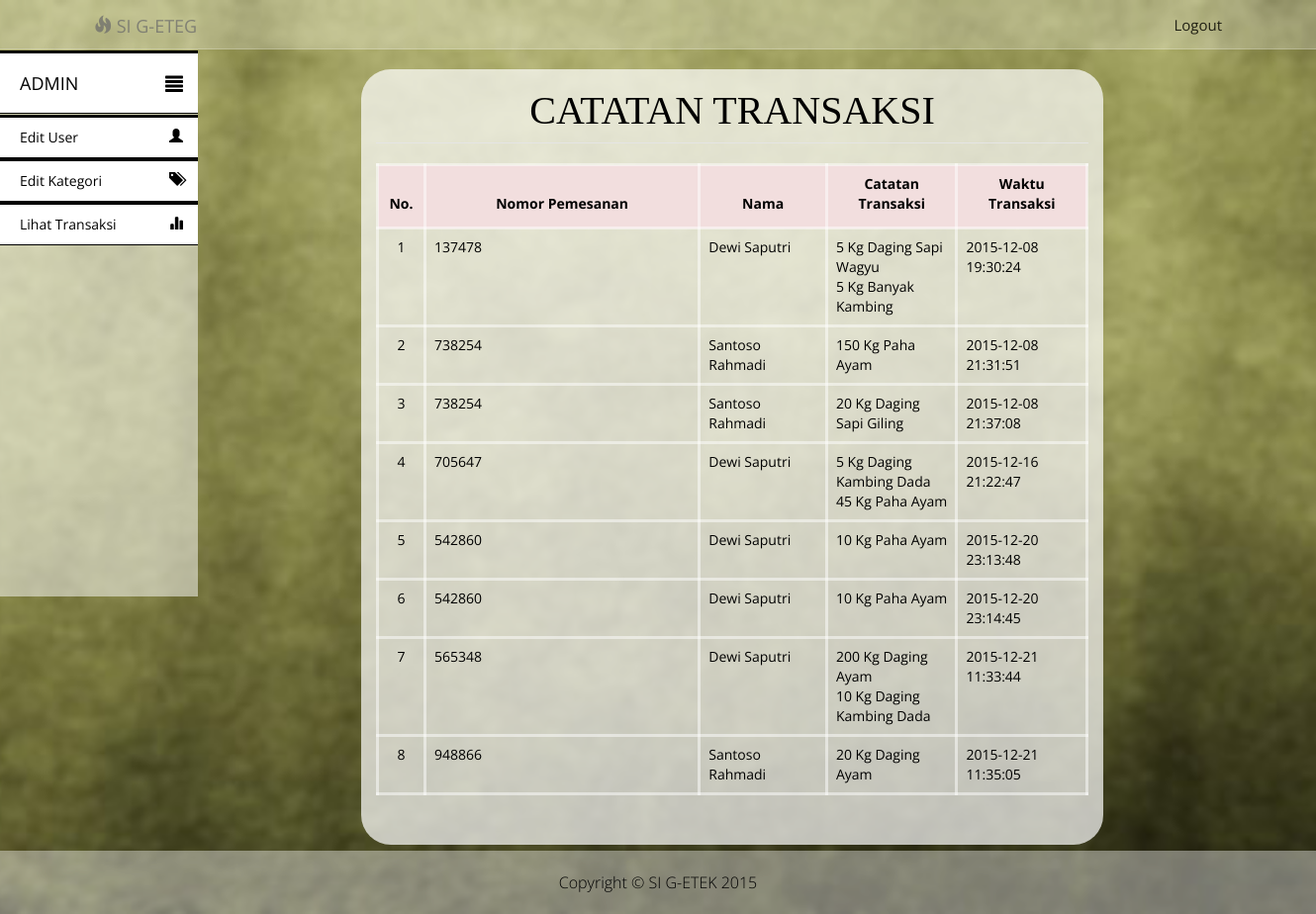
/lihattrans.php, run on the app's committed database.
### tables this page shows
CREATE TABLE IF NOT EXISTS `catatan_transaksi` (
  `id_transaksi` int(11) NOT NULL AUTO_INCREMENT,
  `nomor_pemesanan` int(6) NOT NULL,
  `nama` varchar(45) NOT NULL,
  `jenis_pembeli` varchar(7) NOT NULL,
  `catatan_transaksi` varchar(255) NOT NULL,
  `dikirim_tanggal` date NOT NULL,
  `waktu_transaksi` datetime NOT NULL,
  PRIMARY KEY (`id_transaksi`)
);

### lihattrans.php (the view, shortened to what this page needs)
<!DOCTYPE html>
<html lang="en">
<head>
    <link href="css/bootstrap.min.css" rel="stylesheet">
    <link href="css/admin.css" rel="stylesheet">
    <link href="font-awesome/css/font-awesome.min.css" rel="stylesheet" type="text/css">
</head>
<body>
    <nav id="siteNav" class="navbar navbar-default navbar-fixed-top" role="navigation">
        <div class="container">
            <a class="navbar-brand" href="Admin.php">
                <span class="glyphicon glyphicon-fire"></span>
                SI G-ETEG
            </a>
            <div class=" navbar-collapse" id="navbar">
                <ul class="nav navbar-nav navbar-right">
                    <li>
                        <a href="logout.php" style="float:right;">Logout</a>
                    </li>
                </ul>
            </div>
        </div>
    </nav>
    <div id="wrapper" class="active">
        <div id="sidebar-wrapper">
            <ul id="sidebar_menu" class="sidebar-nav">
                <li class="sidebar-brand"><a id="menu-toggle" href="Admin.php">ADMIN<span style="margin-right:-50px;" id="main_icon" class="glyphicon glyphicon-align-justify"></span></a></li>
            </ul>
            <ul class="sidebar-nav" id="sidebar">
                <li><a href="admin.php">Edit User<span style="margin-right:-50px;"  class="sub_icon glyphicon glyphicon-user"></span></a></li>
                <li><a href="kategori.php">Edit Kategori<span style="margin-right:-50px;"  class="sub_icon glyphicon glyphicon-tags"></span></a></li>
                <li><a href="lihattrans.php">Lihat Transaksi<span style="margin-right:-50px;"  class="sub_icon glyphicon glyphicon-stats"></span></a></li>
            </ul>
        </div>
        <section class="intro">
            <div class="container">
                <div class="row">
                    <div class="col-md-2"></div>
                    <div class="col-md-8">
                        <div class="box">
                            <center>
                                <h1 style="margin-top:-10px;">CATATAN TRANSAKSI</h1>
                                <legend></legend>
                                <table class="table table-bordered " style="border:3px solid white;">
                                    <thead style="border:3px solid white;">
                                        <tr id="bold" class="danger">
                                            <th style="width:50px;border:3px solid rgba(255,255,255,0.5);" class="text-center" ><label>No. </label></th>
                                            <th style="width:350px; border:3px solid rgba(255,255,255,0.5);"class="text-center" ><label>Nomor Pemesanan</label></th>
                                            <th style="width:150px;border:3px solid rgba(255,255,255,0.5);" class="text-center" ><label>Nama</label></th>
                                            <th style="width:150px;border:3px solid rgba(255,255,255,0.5);" class="text-center" ><label>Catatan Transaksi</label></th>
                                            <th style="width:150px;border:3px solid rgba(255,255,255,0.5);" class="text-center" ><label>Waktu Transaksi</label></th>
                                        </tr>
                                    </thead>
                                    <tbody>
                                        <?php
                                            $q = mysql_query("SELECT * FROM catatan_transaksi");
                                            $count = 1;
                                            while ($data = mysql_fetch_array($q)) {
                                                echo "<tr>";
                                                echo "<td style=\"border:3px solid rgba(255,255,255,0.5);\"class=\"text-center\">".$count."</td>";
                                                echo "<td style=\"padding-right:-87px; border:3px solid rgba(255,255,255,0.5);\">".$data['nomor_pemesanan']."</td>";
                                                echo "<td style=\"padding-right:-87px; border:3px solid rgba(255,255,255,0.5);\">".$data['nama']."</td>";
                                                echo "<td style=\"padding-right:-87px; border:3px solid rgba(255,255,255,0.5);\">";
                                                $pecah = explode(",", $data['catatan_transaksi']);
                                                for ($i=0; $i < count($pecah); $i++) {
                                                    echo $pecah[$i];
                                                    echo "<br>";
                                                }
                                                echo "</td>";
                                                echo "<td style=\"padding-right:-87px; border:3px solid rgba(255,255,255,0.5);\">".$data['waktu_transaksi']."</td>";
                                                echo "</tr>";
                                                $count++;
                                            }
                                        ?>
                                    </tbody>
                                </table>
                            </center>
                        </div>
                    </div>
                </div>
            </div>
        </section>
    </div>
    <footer class="page-footer">
        <div class="container">
            <p>Copyright &copy; SI G-ETEK 2015</p>
        </div>
    </footer>
</body>
</html>

### css/admin.css (style rules this page uses)
html, body { width: 100%; height: 100%; font-family: 'Open Sans','Helvetica Neue',Arial,sans-serif; background: url('../images/satu.jpg') no-repeat center center fixed; -webkit-background-size: cover; -moz-background-size: cover; background-size: cover; -o-background-size: cover; }
a { color: yellowgreen; -webkit-transition: all .35s; -moz-transition: all .35s; transition: all .35s; }
p { font-size: 16px; line-height: 1.5; }
.intro { color: #fff; padding: 70px 0; text-align: center; }
.page-footer { text-align: center; bottom: 0; position: fixed; width: 100%; background: rgba(255,255,255,0.4); padding: 20px 0 10px; font-weight: 300; left:0; }
.navbar-default { border-color: rgba(34,34,34,.05); background-color: #fff; opacity: 0.8; -webkit-transition: all .35s; -moz-transition: all .35s; transition: all .35s; font-size: 15px; height: 35px; }
.navbar-default .nav > li>a, .navbar-default .nav>li>a:focus { color: black; }
@media (min-width:768px) { .navbar-default { border-color: rgba(255,255,255,.3); background-color: rgba(255,255,255,0.3);; } }
@media (min-width:768px) { .navbar-default .nav > li>a, .navbar-default .nav>li>a:focus { color: black; } }
legend { text-align: left; }
tr { text-align: left; }
.box { margin-bottom: 0px; padding: 30px 15px; background: #fff; background: rgba(255,255,255,0.7); border-radius: 30px; }
h1 { font-size: 40px; font-family: georgia; font-weight: bold; color: black; }
div.box h1 { font-family: serif; font-weight: normal; }
div { color: black; }
#wrapper { padding-left: 10px; transition: all .4s ease 0s; }
#sidebar-wrapper { top: 51px; margin-left: -150px; left: 10px; width: 200px; background: rgba(255,255,255,0.5); position: fixed; height: 552px; z-index: 10000; transition: all .4s ease 0s; }
.sidebar-nav { display: block; float: left; width: 200px; list-style: none; margin: 0; padding: 0; }
#wrapper.active { padding-left: 150px; }
#wrapper.active #sidebar-wrapper { left: 150px; }
#sidebar_menu li a, .sidebar-nav li a { color: black; display: block; float: left; text-decoration: none; width: 200px; background: white; border-top: 3px solid black; border-bottom: 1px solid black; -webkit-transition: background .5s; -moz-transition: background .5s; -o-transition: background .5s; -ms-transition: background .5s; transition: background .5s; }
.sidebar-nav li { line-height: 40px; text-indent: 20px; }
.sidebar-nav li a { color: black; display: block; text-decoration: none; }
.sidebar-nav > .sidebar-brand { height: 65px; line-height: 60px; font-size: 18px; }
.sidebar-nav > .sidebar-brand a { color: #999999; }
#main_icon { float:right; padding-right: 65px; padding-top:20px; }
.sub_icon { float:right; padding-right: 65px; padding-top:10px; }

### data on the page
catatan_transaksi: nomor_pemesanan "137478", nama "Dewi Saputri", catatan_transaksi "5 Kg Daging Sapi Wagyu", catatan_transaksi "5 Kg Banyak Kambing", waktu_transaksi "2015-12-08 19:30:24"
catatan_transaksi: nomor_pemesanan "738254", nama "Santoso Rahmadi", catatan_transaksi "150 Kg Paha Ayam", waktu_transaksi "2015-12-08 21:31:51"
catatan_transaksi: nomor_pemesanan "738254", nama "Santoso Rahmadi", catatan_transaksi "20 Kg Daging Sapi Giling", waktu_transaksi "2015-12-08 21:37:08"
catatan_transaksi: nomor_pemesanan "705647", nama "Dewi Saputri", catatan_transaksi "5 Kg Daging Kambing Dada", catatan_transaksi "45 Kg Paha Ayam", waktu_transaksi "2015-12-16 21:22:47"
catatan_transaksi: nomor_pemesanan "542860", nama "Dewi Saputri", catatan_transaksi "10 Kg Paha Ayam", waktu_transaksi "2015-12-20 23:13:48"
catatan_transaksi: nomor_pemesanan "542860", nama "Dewi Saputri", catatan_transaksi "10 Kg Paha Ayam", waktu_transaksi "2015-12-20 23:14:45"
catatan_transaksi: nomor_pemesanan "565348", nama "Dewi Saputri", catatan_transaksi "200 Kg Daging Ayam", catatan_transaksi "10 Kg Daging Kambing Dada", waktu_transaksi "2015-12-21 11:33:44"
catatan_transaksi: nomor_pemesanan "948866", nama "Santoso Rahmadi", catatan_transaksi "20 Kg Daging Ayam", waktu_transaksi "2015-12-21 11:35:05"
